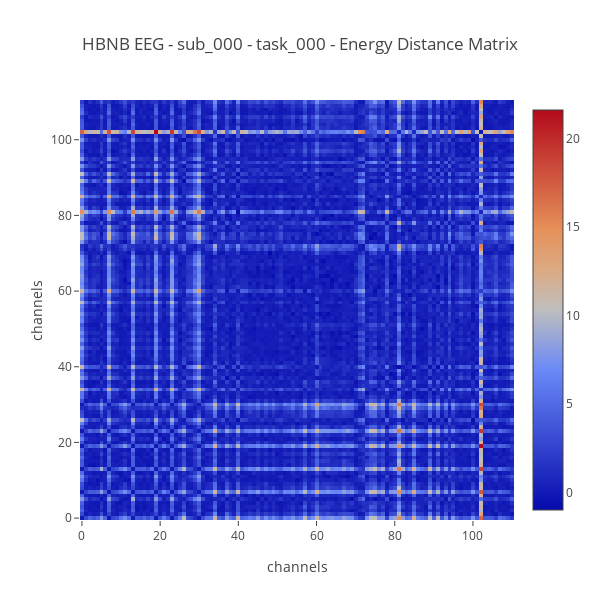

Notebook source saved alongside this figure:
### Code cell
#hmp = lpl.HeatmapPlotter(dataset)
#hmp.plot(0, 6)

#ev = lpl.EigenvectorPairsPlotter(dataset)
#ev.plot(0, 0)

ed = lpl.EnergyDistanceMatrixPlotter(dataset)
ed.plot(0, 0)

#corr = lpl.CorrelationMatrixPlotter(dataset)
#corr.plot(0, 0)

#cov = lpl.CovarianceMatrixPlotter(dataset)
#cov.plot(0, 0)

#scree = lpl.ScreePlotter(dataset)
#scree.plot(0, 0)

### Figure 1 — Plotly figure (JSON) as saved in the notebook; plotly's stock layout.template omitted (floating-point values rounded to 4 significant figures; data arrays with more than 128 entries replaced by an {"elided": "..."} marker saying what was removed)
{"data": [{"type": "heatmap", "z": {"elided": "111x111 float values"}}], "layout": {"height": 600, "title": "HBNB EEG - sub_000 - task_000 - Energy Distance Matrix", "width": 600, "xaxis": {"title": "channels"}, "yaxis": {"title": "channels"}}}
